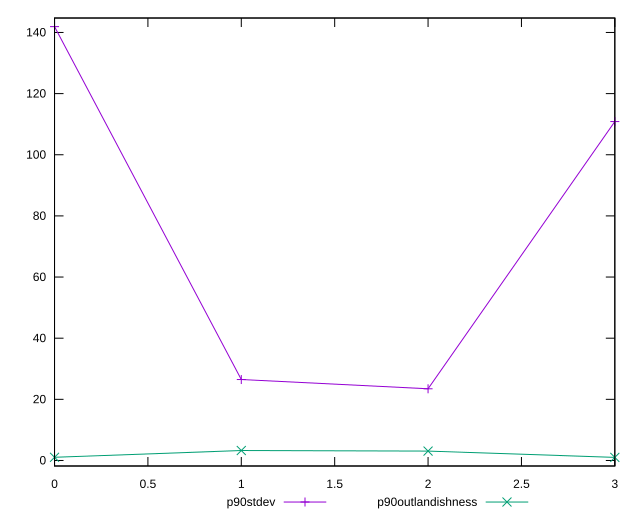

The script that saved this image:
reset

$p90Stdev <<EOF
0 141.91009982652756
1 26.476818883851166
2 23.450653188914277
3 110.85748843363622
EOF

$p90Outlandishness <<EOF
0 1.045363266476153
1 3.2612472000134307
2 3.071330102089229
3 1.0117826390902194
EOF

set key outside below
set xrange [0:3]
set yrange [-1.8061837046585272:144.7280661702763]
set trange [-1.8061837046585272:144.7280661702763]
set terminal svg size 640, 520 enhanced background rgb 'white'
set output "report/report_00029_2021-02-24T13-36-40.390Z/estimated-input-latency/progression/stddev.svg"

plot $p90Stdev title "p90stdev" with linespoints, \
     $p90Outlandishness title "p90outlandishness" with linespoints

reset
